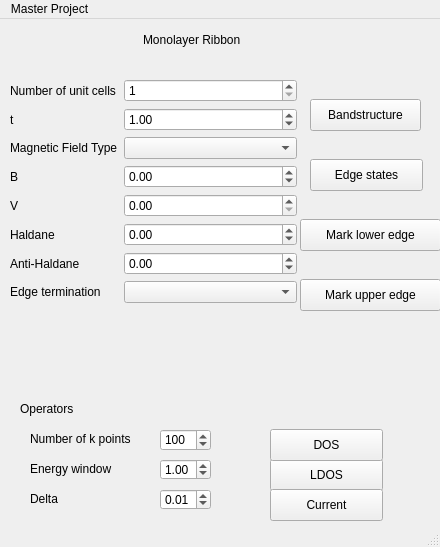
<?xml version="1.0" encoding="UTF-8"?>
<ui version="4.0">
 <class>Monolayer</class>
 <widget class="QMainWindow" name="Monolayer">
  <property name="geometry">
   <rect>
    <x>0</x>
    <y>0</y>
    <width>440</width>
    <height>547</height>
   </rect>
  </property>
  <property name="maximumSize">
   <size>
    <width>440</width>
    <height>790</height>
   </size>
  </property>
  <property name="windowTitle">
   <string>MainWindow</string>
  </property>
  <widget class="QWidget" name="Monolayer_2">
   <widget class="QWidget" name="verticalLayoutWidget">
    <property name="geometry">
     <rect>
      <x>10</x>
      <y>10</y>
      <width>231</width>
      <height>22</height>
     </rect>
    </property>
    <layout class="QHBoxLayout" name="horizontalLayout">
     <item>
      <spacer name="horizontalSpacer">
       <property name="orientation">
        <enum>Qt::Horizontal</enum>
       </property>
       <property name="sizeHint" stdset="0">
        <size>
         <width>40</width>
         <height>20</height>
        </size>
       </property>
      </spacer>
     </item>
     <item>
      <widget class="QLabel" name="label">
       <property name="text">
        <string>Monolayer Ribbon</string>
       </property>
      </widget>
     </item>
    </layout>
   </widget>
   <widget class="QPushButton" name="CalcBands">
    <property name="geometry">
     <rect>
      <x>310</x>
      <y>80</y>
      <width>111</width>
      <height>32</height>
     </rect>
    </property>
    <property name="text">
     <string>Bandstructure</string>
    </property>
   </widget>
   <widget class="QPushButton" name="CalcEdgeL">
    <property name="geometry">
     <rect>
      <x>300</x>
      <y>200</y>
      <width>141</width>
      <height>32</height>
     </rect>
    </property>
    <property name="text">
     <string>Mark lower edge</string>
    </property>
   </widget>
   <widget class="QWidget" name="layoutWidget">
    <property name="geometry">
     <rect>
      <x>10</x>
      <y>60</y>
      <width>287</width>
      <height>326</height>
     </rect>
    </property>
    <layout class="QFormLayout" name="formLayout">
     <item row="1" column="0">
      <widget class="QLabel" name="label_12">
       <property name="text">
        <string>Number of unit cells</string>
       </property>
      </widget>
     </item>
     <item row="1" column="1">
      <widget class="QSpinBox" name="NUnit">
       <property name="minimum">
        <number>1</number>
       </property>
       <property name="maximum">
        <number>80</number>
       </property>
      </widget>
     </item>
     <item row="2" column="0">
      <widget class="QLabel" name="label_3">
       <property name="text">
        <string>t</string>
       </property>
      </widget>
     </item>
     <item row="2" column="1">
      <widget class="QDoubleSpinBox" name="Hoppingt">
       <property name="whatsThis">
        <string extracomment="INtra layer hopping"/>
       </property>
       <property name="locale">
        <locale language="English" country="UnitedKingdom"/>
       </property>
       <property name="decimals">
        <number>2</number>
       </property>
       <property name="minimum">
        <double>0.000000000000000</double>
       </property>
       <property name="maximum">
        <double>3.000000000000000</double>
       </property>
       <property name="singleStep">
        <double>0.010000000000000</double>
       </property>
       <property name="value">
        <double>1.000000000000000</double>
       </property>
      </widget>
     </item>
     <item row="4" column="0">
      <widget class="QLabel" name="label_11">
       <property name="text">
        <string>Magnetic Field Type</string>
       </property>
      </widget>
     </item>
     <item row="4" column="1">
      <widget class="QComboBox" name="SelectBMono"/>
     </item>
     <item row="6" column="0">
      <widget class="QLabel" name="label_5">
       <property name="text">
        <string>B</string>
       </property>
      </widget>
     </item>
     <item row="6" column="1">
      <widget class="QDoubleSpinBox" name="Magneticfield">
       <property name="toolTipDuration">
        <number>-2</number>
       </property>
       <property name="whatsThis">
        <string extracomment="Magnetic field strength"/>
       </property>
       <property name="locale">
        <locale language="English" country="UnitedKingdom"/>
       </property>
       <property name="minimum">
        <double>-5.000000000000000</double>
       </property>
       <property name="maximum">
        <double>5.000000000000000</double>
       </property>
       <property name="singleStep">
        <double>0.010000000000000</double>
       </property>
      </widget>
     </item>
     <item row="8" column="0">
      <widget class="QLabel" name="label_6">
       <property name="text">
        <string>V</string>
       </property>
      </widget>
     </item>
     <item row="8" column="1">
      <widget class="QDoubleSpinBox" name="OnsiteV">
       <property name="whatsThis">
        <string extracomment="On-site potential"/>
       </property>
       <property name="locale">
        <locale language="English" country="UnitedKingdom"/>
       </property>
       <property name="maximum">
        <double>1.000000000000000</double>
       </property>
       <property name="singleStep">
        <double>0.010000000000000</double>
       </property>
      </widget>
     </item>
     <item row="13" column="0">
      <widget class="QLabel" name="label_7">
       <property name="text">
        <string>Edge termination</string>
       </property>
      </widget>
     </item>
     <item row="13" column="1">
      <widget class="QComboBox" name="SelectEdge"/>
     </item>
     <item row="10" column="1">
      <widget class="QDoubleSpinBox" name="Haldane">
       <property name="toolTipDuration">
        <number>-2</number>
       </property>
       <property name="whatsThis">
        <string extracomment="Magnetic field strength"/>
       </property>
       <property name="locale">
        <locale language="English" country="UnitedKingdom"/>
       </property>
       <property name="minimum">
        <double>-5.000000000000000</double>
       </property>
       <property name="maximum">
        <double>5.000000000000000</double>
       </property>
       <property name="singleStep">
        <double>0.010000000000000</double>
       </property>
      </widget>
     </item>
     <item row="10" column="0">
      <widget class="QLabel" name="label_8">
       <property name="text">
        <string>Haldane</string>
       </property>
      </widget>
     </item>
     <item row="11" column="1">
      <widget class="QDoubleSpinBox" name="AntiHaldane">
       <property name="toolTipDuration">
        <number>-2</number>
       </property>
       <property name="whatsThis">
        <string extracomment="Magnetic field strength"/>
       </property>
       <property name="locale">
        <locale language="English" country="UnitedKingdom"/>
       </property>
       <property name="minimum">
        <double>-5.000000000000000</double>
       </property>
       <property name="maximum">
        <double>5.000000000000000</double>
       </property>
       <property name="singleStep">
        <double>0.010000000000000</double>
       </property>
      </widget>
     </item>
     <item row="11" column="0">
      <widget class="QLabel" name="label_9">
       <property name="text">
        <string>Anti-Haldane</string>
       </property>
      </widget>
     </item>
    </layout>
   </widget>
   <widget class="QPushButton" name="CalcEdgeU">
    <property name="geometry">
     <rect>
      <x>300</x>
      <y>260</y>
      <width>141</width>
      <height>32</height>
     </rect>
    </property>
    <property name="text">
     <string>Mark upper edge</string>
    </property>
   </widget>
   <widget class="QPushButton" name="EdgeStates">
    <property name="geometry">
     <rect>
      <x>310</x>
      <y>140</y>
      <width>113</width>
      <height>32</height>
     </rect>
    </property>
    <property name="text">
     <string>Edge states</string>
    </property>
   </widget>
   <widget class="QPushButton" name="LDOS">
    <property name="geometry">
     <rect>
      <x>270</x>
      <y>440</y>
      <width>113</width>
      <height>32</height>
     </rect>
    </property>
    <property name="text">
     <string>LDOS</string>
    </property>
   </widget>
   <widget class="QPushButton" name="DOS">
    <property name="geometry">
     <rect>
      <x>270</x>
      <y>410</y>
      <width>113</width>
      <height>32</height>
     </rect>
    </property>
    <property name="text">
     <string>DOS</string>
    </property>
   </widget>
   <widget class="QLabel" name="label_13">
    <property name="geometry">
     <rect>
      <x>30</x>
      <y>410</y>
      <width>121</width>
      <height>20</height>
     </rect>
    </property>
    <property name="text">
     <string>Number of k points</string>
    </property>
   </widget>
   <widget class="QLabel" name="label_14">
    <property name="geometry">
     <rect>
      <x>30</x>
      <y>440</y>
      <width>121</width>
      <height>20</height>
     </rect>
    </property>
    <property name="text">
     <string>Energy window</string>
    </property>
   </widget>
   <widget class="QSpinBox" name="numberofKop">
    <property name="geometry">
     <rect>
      <x>160</x>
      <y>410</y>
      <width>51</width>
      <height>22</height>
     </rect>
    </property>
    <property name="maximum">
     <number>2000</number>
    </property>
    <property name="value">
     <number>100</number>
    </property>
   </widget>
   <widget class="QLabel" name="label_10">
    <property name="geometry">
     <rect>
      <x>20</x>
      <y>380</y>
      <width>61</width>
      <height>20</height>
     </rect>
    </property>
    <property name="text">
     <string>Operators</string>
    </property>
   </widget>
   <widget class="QLabel" name="label_17">
    <property name="geometry">
     <rect>
      <x>30</x>
      <y>470</y>
      <width>121</width>
      <height>20</height>
     </rect>
    </property>
    <property name="text">
     <string>Delta</string>
    </property>
   </widget>
   <widget class="QDoubleSpinBox" name="delta">
    <property name="geometry">
     <rect>
      <x>160</x>
      <y>470</y>
      <width>51</width>
      <height>21</height>
     </rect>
    </property>
    <property name="toolTipDuration">
     <number>-2</number>
    </property>
    <property name="whatsThis">
     <string extracomment="Magnetic field strength"/>
    </property>
    <property name="locale">
     <locale language="English" country="UnitedKingdom"/>
    </property>
    <property name="minimum">
     <double>-5.000000000000000</double>
    </property>
    <property name="maximum">
     <double>5.000000000000000</double>
    </property>
    <property name="singleStep">
     <double>0.010000000000000</double>
    </property>
    <property name="value">
     <double>0.010000000000000</double>
    </property>
   </widget>
   <widget class="QPushButton" name="current">
    <property name="geometry">
     <rect>
      <x>270</x>
      <y>470</y>
      <width>113</width>
      <height>32</height>
     </rect>
    </property>
    <property name="text">
     <string>Current</string>
    </property>
   </widget>
   <widget class="QDoubleSpinBox" name="energy">
    <property name="geometry">
     <rect>
      <x>160</x>
      <y>440</y>
      <width>51</width>
      <height>21</height>
     </rect>
    </property>
    <property name="toolTipDuration">
     <number>-2</number>
    </property>
    <property name="whatsThis">
     <string extracomment="Magnetic field strength"/>
    </property>
    <property name="locale">
     <locale language="English" country="UnitedKingdom"/>
    </property>
    <property name="minimum">
     <double>-5.000000000000000</double>
    </property>
    <property name="maximum">
     <double>5.000000000000000</double>
    </property>
    <property name="singleStep">
     <double>0.010000000000000</double>
    </property>
    <property name="value">
     <double>1.000000000000000</double>
    </property>
   </widget>
  </widget>
  <widget class="QMenuBar" name="menubar">
   <property name="geometry">
    <rect>
     <x>0</x>
     <y>0</y>
     <width>440</width>
     <height>22</height>
    </rect>
   </property>
   <widget class="QMenu" name="menuMaster_Project">
    <property name="title">
     <string>Master Project</string>
    </property>
    <addaction name="actionMonolayer"/>
   </widget>
   <addaction name="menuMaster_Project"/>
  </widget>
  <widget class="QStatusBar" name="statusbar"/>
  <action name="actionMonolayer">
   <property name="text">
    <string>Monolayer</string>
   </property>
  </action>
 </widget>
 <resources/>
 <connections/>
</ui>
